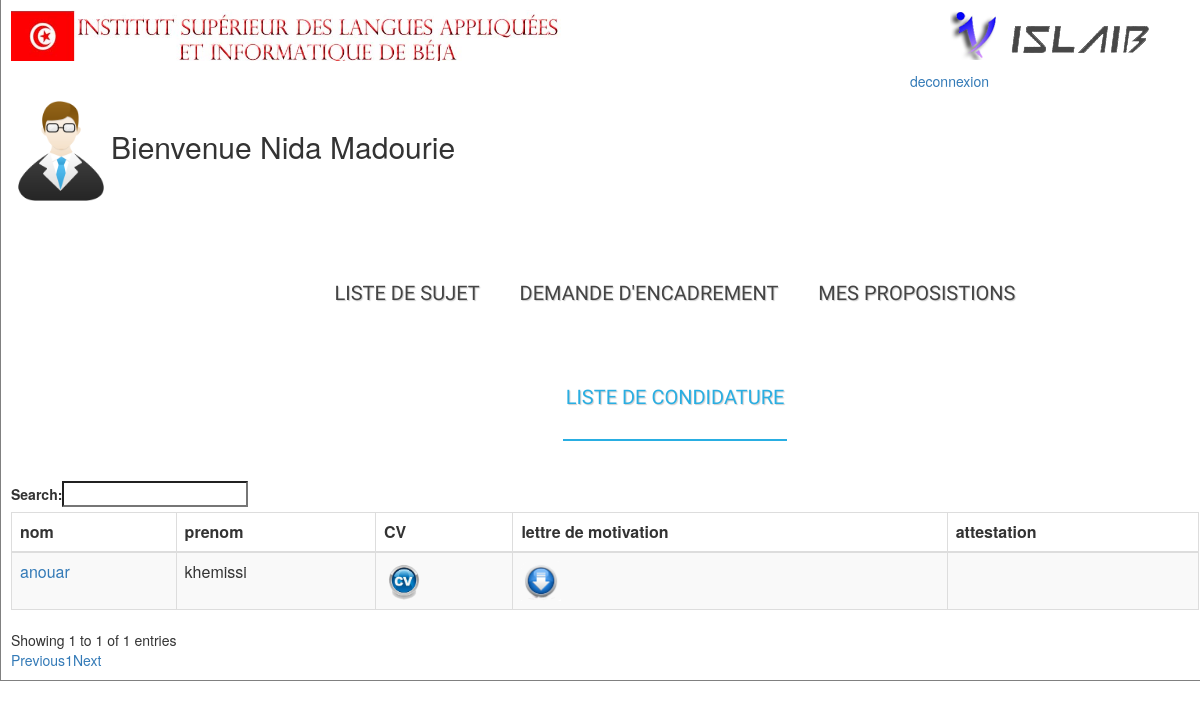
The page /enseignant/listedecondidature.php (signed in) on the database its author committed.
### tables this page shows
CREATE TABLE IF NOT EXISTS `condidaturespontane` (
  `id` int(11) NOT NULL AUTO_INCREMENT,
  `urlcv` varchar(255) NOT NULL,
  `urlatt` varchar(255) NOT NULL,
  `urllm` varchar(255) NOT NULL,
  `cinetudiant` int(255) NOT NULL,
  PRIMARY KEY (`id`)
);

CREATE TABLE IF NOT EXISTS `etudiant` (
  `id` int(11) NOT NULL AUTO_INCREMENT,
  `nom` varchar(28) NOT NULL,
  `prenom` varchar(25) NOT NULL,
  `email` varchar(50) NOT NULL,
  `cin` int(8) NOT NULL,
  `datedenaissance` date NOT NULL,
  `adresse` varchar(50) NOT NULL,
  `ville` varchar(50) NOT NULL,
  `tel` int(12) NOT NULL,
  `niveau` int(2) NOT NULL,
  `active` varchar(25) NOT NULL,
  `idspecialite` varchar(25) NOT NULL,
  `groupe` int(2) NOT NULL,
  PRIMARY KEY (`id`)
);

### classes/condidaturemanager.php (called while the page is built, shortened)
<?php
class condidaturemanager{
	function affichecondidature(){
		$sql = "SELECT * FROM  condidaturespontane ";
        $req = mysql_query($sql);
		$sql1 = "SELECT * FROM  condidaturespontane ";
        $req1 = mysql_query($sql1);
        if(mysql_fetch_row($req1)>0){
while($data =mysql_fetch_assoc($req)){
	$tableau[]=$data;
	}
	return $tableau;
}}
}

### classes/usersmanager.php (called while the page is built, shortened)
<?php
class Usersmanager{
public function afficheunetudiantcin($cin){
 $sql="SELECT * FROM etudiant WHERE cin='".$cin."'";
	$req = mysql_query($sql);
	$data= mysql_fetch_assoc($req);
	return $data;
}
}
?>

### enseignant/listedecondidature.php (the view, shortened to what this page needs)
<?php
$user= new Usersmanager();
   $sujet= new sujetmanager();
 if(isset($_SESSION)){
  $user->auth2($_SESSION['email'],$_SESSION['cin']);
 }
  $enc=$sujet->nombredesujetencadre($_SESSION['cin']);
?>
<html lang=''>
<head>
 <head>
<link href="..\css\style.css" rel="stylesheet" type="text/css" />
<link rel="stylesheet" href="//maxcdn.bootstrapcdn.com/bootstrap/3.3.6/css/bootstrap.min.css" />
<link rel="stylesheet" href="https://cdn.datatables.net/1.10.11/css/dataTables.bootstrap.min.css" />
<link rel="stylesheet" href="https://cdn.datatables.net/buttons/1.1.2/css/buttons.bootstrap.min.css" />
<link rel="stylesheet" href="../bootstrap/css/bootstrap.css" />
 <link rel="stylesheet" type="text/css" href="../css/styles.css">
  <link rel="stylesheet" type="text/css" href="../css/demo.css">
    <link rel="stylesheet" type="text/css" href="styles.css" media="all" />
</head>
<body>
<div id="container">
<img id="i" src="../image/f.jpg" >
<img id="f" src="../image/l.png">
<div class="right" ><a href="?m=deco">deconnexion</a></div>
<br><br>
<h2 ><img src="../image/enseignant.png" width="100" height="100" >Bienvenue  <?php echo ucfirst(strtolower(trim( $_SESSION['nom']))) ; ?> <?php
echo ucfirst(strtolower(trim($_SESSION['prenom']))); ?></h2>
<body>
<div class="container">
  <header>
    <div id="fdw">
          <nav>
            <ul>
              <li ><a href="pageenseignant.php">liste de sujet</span></a>
              </li>
            <li><a href="listedesujetencadrant.php">demande d'encadrement</a></li>
   <li ><a href="mesproposition.php">mes proposistions</a></li>
    <li class="current"><a href="listedecondidature.php">liste de condidature</a></li>
          </ul>
          </nav>
    </div>
    </div>
<?php 	$cond= new condidaturemanager();
$att='../condi/att/';
$lm='../condi/lm/';
$conds =$cond->affichecondidature();
 ?>
  <table id="example" class="table table-striped table-bordered" cellspacing="0" width="100%">
 <thead>
 <tr>
 <th>nom</th>
 <th> prenom</th>
 <th> CV</th>
 <th> lettre de motivation</th>
  <th>attestation</th>
 </tr> </thead>
<?php if(!empty($conds)){?>
<tbody>
 <?php foreach ($conds as $key=>$value) :
 $etudiant=$user->afficheunetudiantcin($value['cinetudiant']);?>
 <tr>
<td><a href="etudiant1.php?cin=<?php echo $value['cinetudiant']?>" ><?php echo $etudiant['nom']; ?> </a></td>
 <td><?php echo $etudiant['prenom']; ?> </td>
<td><a href="<?php echo $value['urlcv'];?>"><img src="../image/cv.png" width="40px" height="40px"></a> </td>
<?php if($value['urllm']!=$lm){?>
<td><a href="<?php echo $value['urllm'];?>"><img src="../image/lm.png" width="40px" height="40px"></a> </td>
<?php } else{echo"<td> </td>";}if($value['urlatt']!=$att){?>
<td><a href="<?php echo $value['urlatt'];?>"><img src="../image/lm.png" width="40px" height="40px"></a> </td>
<?php } else {echo"<td> </td>";} ?></tr>
          <?php  endforeach ;}?>
</tbody>
    </table>
</div>
</body>
</html>

### css/style.css (style rules this page uses)
body { font-family: "Trebuchet MS", Arial, Helvetica, sans-serif; font-size: 0.8em; background-color:#fff; background-repeat: repeat; }
.right { position: absolute; right: 0px; width: 300px; padding: 10px; }
#container { margin-left:auto; margin-right:auto; width: 1210px; margin: auto; padding: 10px; border-right: 1px solid gray; border-bottom: 1px solid gray; border-left: 1px solid gray; background-color: #fff; }
#i { width:550; }
#f { margin-left:385px; }
ul { margin-top:20; margin-left:70; margin:; padding:; }
ul li a { text-decoration:none; }
table { border-collapse:collapse; margin:auto; }

### css/styles.css (style rules this page uses)
.container > header { padding: 20px 30px 20px 30px; margin: 0px 20px 10px 20px; position: relative; display: block; text-shadow: 1px 1px 1px rgba(0,0,0,0.2); text-align: center; }
#fdw nav ul { display:block; z-index:999999; }
#fdw nav ul li { display:inline-block; padding:50px 3px 30px; margin-left:30px; position:relative; }
#fdw nav ul li a:link, #fdw nav ul li a:visited { color:#444; font:normal 20px 'Yanone Kaffeesatz', sans-serif; text-transform:uppercase; display:inline-block; position:relative; }
#fdw nav ul li.current { border-bottom:2px solid #29AEE2; }
#fdw nav ul li.current a { color:#29AEE2; cursor: default; }

### css/demo.css (style rules this page uses)
.container > header { padding: 20px 30px 20px 30px; margin: 0px 20px 10px 20px; position: relative; display: block; text-shadow: 1px 1px 1px rgba(0,0,0,0.2); text-align: center; }

### enseignant/listedecondidature.php (style rules this page uses)
.right { position: absolute; right: 0px; width: 300px; padding: 10px; }

### rows shown on the page
condidaturespontane: etudiant.nom "anouar", etudiant.prenom "khemissi", urlatt "../condi/att/" (drawn)

### other values the page prints
$_SESSION['nom'] "Nida"
$_SESSION['prenom'] "Madourie"
